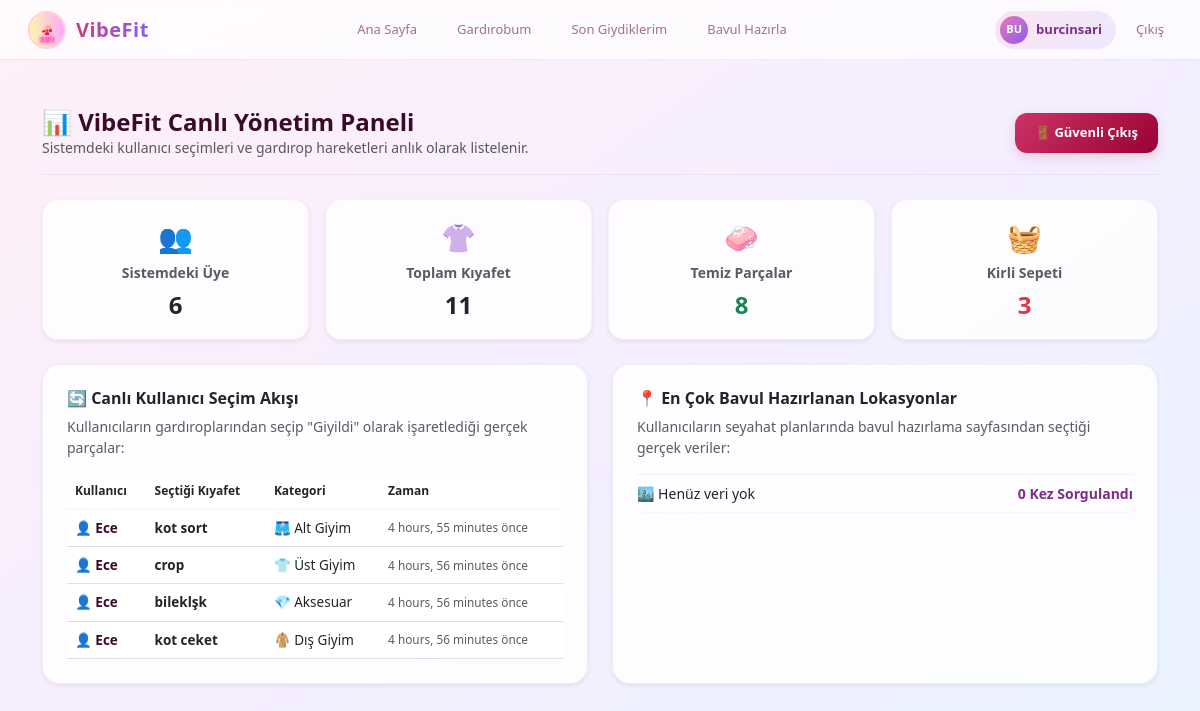
The page /yonetim-paneli/ (signed in) on the database as committed earlier.
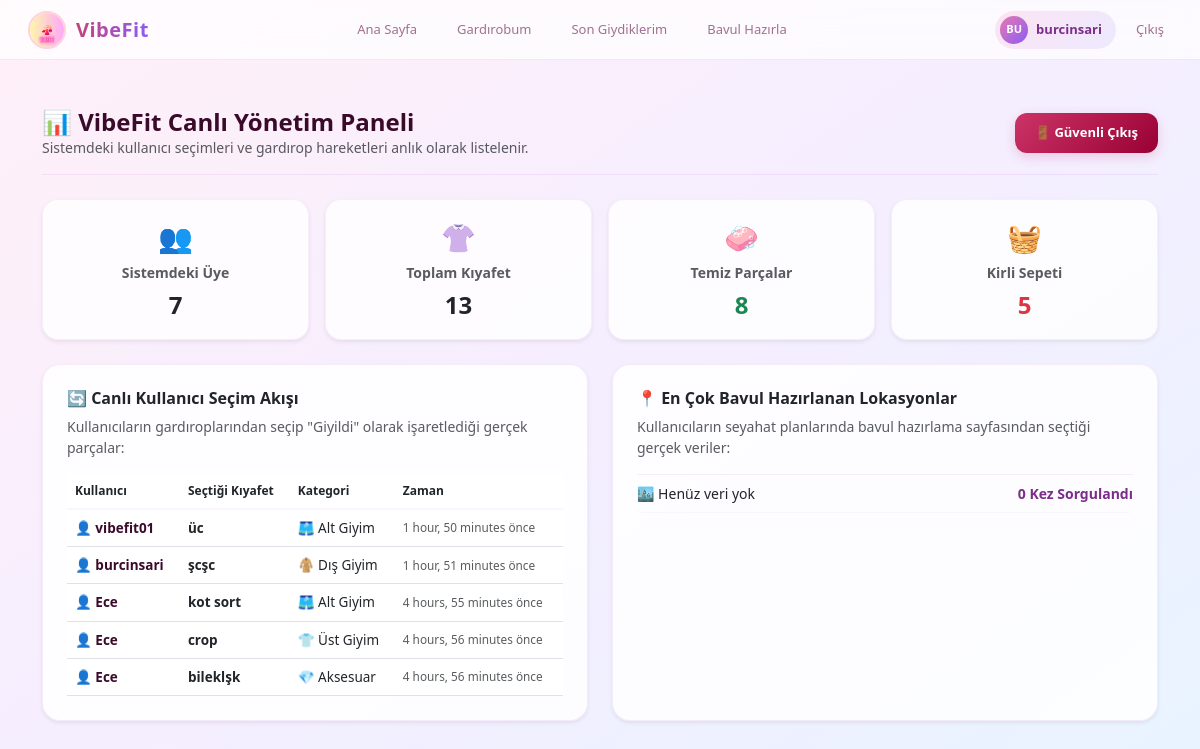
The same page on the database as committed later.
### core/models.py (models this page shows, shortened)
class ClothingItem(models.Model):
    CATEGORY_CHOICES = [
        ('dis', 'Dış Giyim'),
        ('ust', 'Üst Giyim'),
        ('alt', 'Alt Giyim'),
        ('ayakkabi', 'Ayakkabı'),
        ('aksesuar', 'Aksesuar'),
    ]
    STYLE_CHOICES = [
        ('spor', 'Spor'),
        ('klasik', 'Klasik'),
        ('casual', 'Günlük/Casual'),
    ]
    user = models.ForeignKey(User, on_delete=models.CASCADE)
    category = models.CharField(
        max_length=20,
        choices=CATEGORY_CHOICES,
        verbose_name="Kategori"
    )
    name = models.CharField(max_length=100, verbose_name="Kıyafet Adı")
    style = models.CharField(
        max_length=20,
        choices=STYLE_CHOICES,
        default='casual',
        verbose_name="Stil"
    )
    color = models.CharField(max_length=30, verbose_name="Renk", blank=True, null=True)
    is_clean = models.BooleanField(default=True, verbose_name="Temiz mi?")
    is_favorite = models.BooleanField(default=False, verbose_name="Favori mi?")
    is_waterproof = models.BooleanField(default=False, verbose_name="Su Geçirmez mi?")
    min_temp = models.IntegerField(default=0, verbose_name='Min Derece')
    max_temp = models.IntegerField(default=30, verbose_name='Max Derece')
    last_worn = models.DateTimeField(null=True, blank=True, verbose_name="Son Giyilme Tarihi")
    class Meta:
        verbose_name_plural = "Kıyafetler"

### core/views.py (the view)
# urls.py: path('yonetim-paneli/', views.admin_dashboard, name='admin_dashboard'),
def admin_dashboard(request):
    if not request.user.is_authenticated or not (request.user.is_staff or request.user.is_superuser):
        return redirect('admin_login')
    total_users = User.objects.count()
    total_clothes = ClothingItem.objects.count()
    kirli_sayisi = ClothingItem.objects.filter(is_clean=False).count()
    temiz_sayisi = ClothingItem.objects.filter(is_clean=True).count()
    son_giyilenler = ClothingItem.objects.filter(last_worn__isnull=False).order_by('-last_worn')[:5]
    seçilen_sehirler = DestinationSearch.objects.values('city').annotate(bavul_sayisi=Count('id')).order_by('-bavul_sayisi')[:5]
    populer_seyahatler = []
    for s in seçilen_sehirler:
        populer_seyahatler.append({
            'sehir': s['city'],
            'bavul_sayisi': s['bavul_sayisi']
        })
    if not populer_seyahatler:
        populer_seyahatler = [
            {'sehir': 'Henüz veri yok', 'bavul_sayisi': 0}
        ]
    context = {
        'total_users': total_users,
        'total_clothes': total_clothes,
        'kirli_sayisi': kirli_sayisi,
        'temiz_sayisi': temiz_sayisi,
        'son_giyilenler': son_giyilenler,
        'populer_seyahatler': populer_seyahatler,
    }
    return render(request, 'admin_dashboard.html', context)

### core/templates/admin_dashboard.html (shortened to what the changed rows need)
{% extends 'base.html' %}
{% load static %}
{% block content %}
<div class="container mt-4">
    <div class="d-flex justify-content-between align-items-center mb-4 pb-3" style="border-bottom: 1px solid rgba(220,180,230,0.3);">
        <div>
            <h2 class="fw-bold" style="color: #3a0a2a; margin: 0; font-size: 24px;">📊 VibeFit Canlı Yönetim Paneli</h2>
        </div>
    </div>
    <div class="row g-3 mb-4">
        <div class="col-6 col-md-3">
            <div class="card shadow-sm p-3 text-center" style="border-radius: 16px; background: rgba(255,255,255,0.8); border: 1px solid rgba(220,180,230,0.2);">
                <div class="fs-3 mb-1">👥</div>
                <div class="text-muted small fw-semibold">Sistemdeki Üye</div>
                <div class="fs-4 fw-bold text-dark mt-1">{{ total_users }}</div>
            </div>
        </div>
        <div class="col-6 col-md-3">
            <div class="card shadow-sm p-3 text-center" style="border-radius: 16px; background: rgba(255,255,255,0.8); border: 1px solid rgba(220,180,230,0.2);">
                <div class="fs-3 mb-1">👚</div>
                <div class="text-muted small fw-semibold">Toplam Kıyafet</div>
                <div class="fs-4 fw-bold text-dark mt-1">{{ total_clothes }}</div>
            </div>
        </div>
        <div class="col-6 col-md-3">
            <div class="card shadow-sm p-3 text-center" style="border-radius: 16px; background: rgba(255,255,255,0.8); border: 1px solid rgba(220,180,230,0.2);">
                <div class="fs-3 mb-1">🧺</div>
                <div class="text-muted small fw-semibold">Kirli Sepeti</div>
                <div class="fs-4 fw-bold text-danger mt-1">{{ kirli_sayisi }}</div>
            </div>
        </div>
    </div>
    <div class="row g-4">
        <div class="col-md-6">
            <div class="card shadow-sm p-4 h-100" style="border-radius: 18px; background: rgba(255,255,255,0.85); border: 1px solid rgba(220,180,230,0.25);">
                <div class="table-responsive">
                    <table class="table table-hover align-middle mb-0">
                        <thead>
                            <tr style="font-size: 12px; color: #7c2d8a; border-bottom: 2px solid rgba(220,180,230,0.15);">
                                <th>Kullanıcı</th>
                                <th>Seçtiği Kıyafet</th>
                                <th>Kategori</th>
                                <th>Zaman</th>
                            </tr>
                        </thead>
                        <tbody style="font-size: 13.5px;">
                            {% for item in son_giyilenler %}
                            <tr>
                                <td class="fw-bold" style="color: #3a0a2a;">👤 {{ item.user.username }}</td>
                                <td class="fw-semibold">{{ item.name }}</td>
                                <td>
                                    {% if item.category == 'ust' %}👕 Üst Giyim
                                    {% elif item.category == 'alt' %}🩳 Alt Giyim
                                    {% elif item.category == 'dis' %}🧥 Dış Giyim
                                    {% elif item.category == 'ayakkabi' %}👟 Ayakkabı
                                    {% else %}💎 Aksesuar{% endif %}
                                </td>
                                <td class="text-muted small">{{ item.last_worn|timesince }} önce</td>
                            </tr>
                            {% empty %}
                            <tr>
                                <td colspan="4" class="text-muted text-center py-4 small">Sistemde henüz bir kıyafet seçimi/giyilme aksiyonu gerçekleşmedi.</td>
                            </tr>
                            {% endfor %}
                        </tbody>
                    </table>
                </div>
            </div>
        </div>
        <div class="col-md-6">
            <div class="card shadow-sm p-4 h-100" style="border-radius: 18px; background: rgba(255,255,255,0.85); border: 1px solid rgba(220,180,230,0.25);">
                <ul class="list-group list-group-flush">
                    {% for seyahat in populer_seyahatler %}
                    <li class="list-group-item d-flex justify-content-between align-items-center px-0 bg-transparent" style="font-size: 14px; border-bottom: 1px solid rgba(220,180,230,0.1);">
                        <span>🏙️ {{ seyahat.sehir }}</span>
                        <span class="fw-semibold" style="color: #7c2d8a;">{{ seyahat.bavul_sayisi }} Kez Sorgulandı</span>
                    </li>
                    {% endfor %}
                </ul>
            </div>
        </div>
    </div>
</div>
{% endblock %}

Rows that differ between the two databases and show on the page:
no longer on this page (row unchanged): ClothingItem: user.username "Ece", name "kot ceket", category "🧥 Dış Giyim", last_worn "4 hours, 56 minutes"
added ClothingItem: user.username "vibefit01", name "üc", category "🩳 Alt Giyim", last_worn "1 hour, 50 minutes"
added ClothingItem: user.username "burcinsari", name "şcşc", category "🧥 Dış Giyim", last_worn "1 hour, 51 minutes"
Other text that changed with them:
{{ total_users }}: "6" → "7"
{{ total_clothes }}: "11" → "13"
{{ kirli_sayisi }}: "3" → "5"
